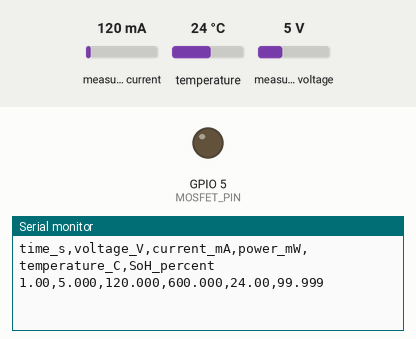
The sketch below on a simulated ESP32. On the bench: output pins drawn as LEDs (lit = HIGH), the last lines printed to the serial monitor. The test bench sets the inputs (shaded band); at power-on: measured voltage 5 V, measured current 120 mA, temperature 24 °C.

Above: at 1.8 s.
1.9 s: measured voltage set to 3.1 V
At 3.2 s:
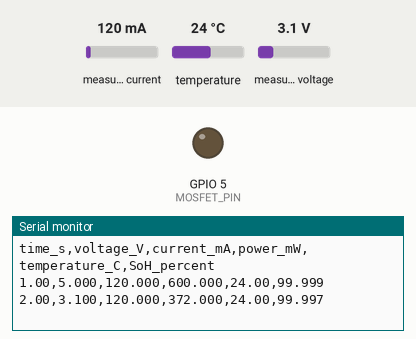
3.4 s: measured voltage set to 2.7 V
At 5.6 s:
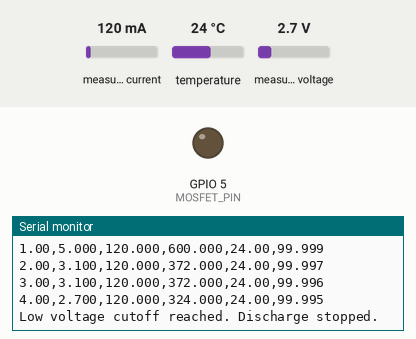
Timing chart, 0 to 7.1 s (numbered marks = the images above; inputs shaded):
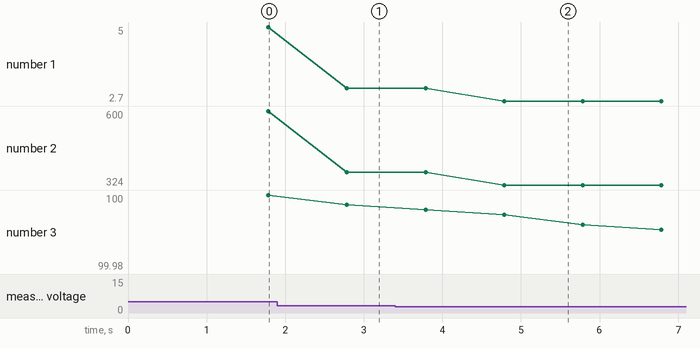

The sketch:

battery_data_logger.ino
```cpp
/*
  EV Battery SoH Project - Data Logger
  Board: ESP32
  Sensors: INA219 (voltage/current), DS18B20 (temperature)
  Logs data to Serial (CSV format) -> copy to Excel/CSV file
  Optional: add SD card module to log directly to file

  Wiring:
  INA219   -> ESP32
  VCC      -> 3.3V
  GND      -> GND
  SDA      -> GPIO 21
  SCL      -> GPIO 22

  DS18B20  -> ESP32
  Data pin -> GPIO 4 (with 4.7k ohm pull-up resistor to 3.3V)
  VCC      -> 3.3V
  GND      -> GND

  MOSFET Gate (discharge control) -> GPIO 5
*/

#include <Wire.h>
#include <Adafruit_INA219.h>
#include <OneWire.h>
#include <DallasTemperature.h>

// ---------------- Pin Setup ----------------
#define ONE_WIRE_BUS 4
#define MOSFET_PIN 5

Adafruit_INA219 ina219;
OneWire oneWire(ONE_WIRE_BUS);
DallasTemperature tempSensor(&oneWire);

// ---------------- Settings ----------------
unsigned long logInterval = 1000;   // log every 1 second
unsigned long startTime;
float initialCapacity_mAh = 2500.0; // rated capacity of your cell (check datasheet)
float consumedCapacity_mAh = 0.0;
unsigned long lastMillis = 0;

void setup() {
  Serial.begin(115200);
  Wire.begin();

  if (!ina219.begin()) {
    Serial.println("Failed to find INA219 chip");
    while (1) { delay(10); }
  }

  tempSensor.begin();
  pinMode(MOSFET_PIN, OUTPUT);
  digitalWrite(MOSFET_PIN, LOW); // discharge OFF initially

  startTime = millis();
  lastMillis = millis();

  // CSV header
  Serial.println("time_s,voltage_V,current_mA,power_mW,temperature_C,SoH_percent");
}

void loop() {
  unsigned long currentMillis = millis();

  if (currentMillis - lastMillis >= logInterval) {
    float dt_hours = (currentMillis - lastMillis) / 3600000.0; // ms to hours
    lastMillis = currentMillis;

    // Read sensors
    float busVoltage = ina219.getBusVoltage_V();
    float current_mA = ina219.getCurrent_mA();
    float power_mW = ina219.getPower_mW();

    tempSensor.requestTemperatures();
    float tempC = tempSensor.getTempCByIndex(0);

    // Coulomb counting for capacity used
    if (current_mA > 0) { // discharging
      consumedCapacity_mAh += current_mA * dt_hours;
    }

    float SoH = 100.0 - (consumedCapacity_mAh / initialCapacity_mAh * 100.0);
    if (SoH < 0) SoH = 0;

    float elapsed_s = (currentMillis - startTime) / 1000.0;

    // Print CSV row
    Serial.print(elapsed_s, 2); Serial.print(",");
    Serial.print(busVoltage, 3); Serial.print(",");
    Serial.print(current_mA, 3); Serial.print(",");
    Serial.print(power_mW, 3); Serial.print(",");
    Serial.print(tempC, 2); Serial.print(",");
    Serial.println(SoH, 3);

    // Safety cutoff (adjust for your cell chemistry)
    if (busVoltage < 3.0) {
      digitalWrite(MOSFET_PIN, LOW); // stop discharge
      Serial.println("Low voltage cutoff reached. Discharge stopped.");
    }
  }
}

/*
  HOW TO USE:
  1. Install libraries in Arduino IDE:
     - Adafruit INA219
     - OneWire
     - DallasTemperature
  2. Select Board: ESP32 Dev Module, correct COM port
  3. Upload this code
  4. Open Serial Monitor (115200 baud) OR Serial Plotter
  5. Copy printed CSV data -> paste into a .csv file -> use in Python (pandas.read_csv)
  6. Repeat for multiple charge-discharge cycles to build your dataset
  7. Update initialCapacity_mAh to match your actual cell's rated capacity
*/
```

Measured:
- the behaviour switches between 3 and 2.9 V on measured voltage (found by bisection; images 1 and 2)
- after the input at 1.9 s, the serial monitor: prints a new line after 0.89 s (image 1)
- after the input at 3.4 s, the serial monitor: prints a new line after 1.4 s (image 2)
- plotted number 1: 5 → 3.1 after the input at 1.9 s, 3.1 → 2.7 after the input at 3.4 s
- plotted number 2: 600 → 372 after the input at 1.9 s, 372 → 324 after the input at 3.4 s
